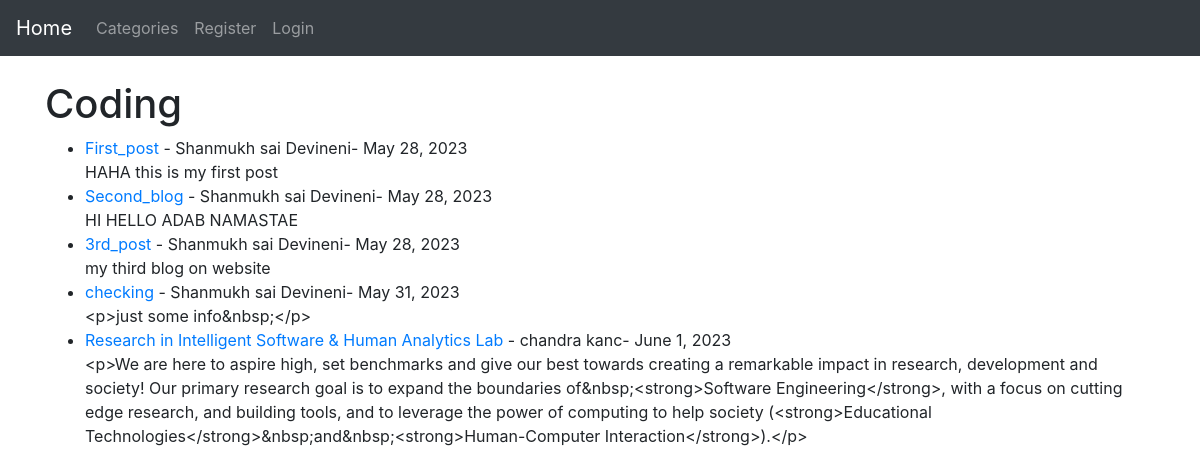
/category/coding/, run on the app's committed database.
### the_blog/models.py (models this page shows, shortened)
class Post(models.Model):
    title = models.CharField(max_length=255)
    title_tag = models.CharField(max_length=255)
    header_image = models.ImageField(null=True, blank=True, upload_to="images/header/")
    author = models.ForeignKey(User, on_delete=models.CASCADE)
    body = RichTextField(blank=True, null=True)
    post_date = models.DateField(auto_now_add=True)
    category = models.CharField(max_length=255, default='coding')
    snippet = models.CharField(max_length=255)
    likes = models.ManyToManyField(User, related_name='blog_post')

### the_blog/views.py (the view)
# urls.py: path('category/<str:cats>/', CategoryView, name='category'),
def CategoryView(request, cats):
    category_posts = Post.objects.filter(category=cats.replace('-',''))
    context = {
        'cats': cats.title(),
        'category_posts': category_posts,
        'post': category_posts.first()  # Pass the first post in the context
    }
    return render(request, 'categories.html', context)

### the_blog/templates/categories.html (shortened to what this page needs)
{% extends 'base.html' %}
{% block content %}
{% if post in category_posts %}
<h1>{{ cats }}</h1>
<ul>
   {% for post in category_posts %}
   <li><a href="{% url 'article_detail' post.pk %}">
         {{post.title}}</a> - {{post.author.first_name}}  {{post.author.last_name}}-  {{ post.post_date }}
         <br/>
         {{post.body}}</li>
   {% endfor %}
</ul>
{% else %}
     sorry is page doesnt exist
{% endif %}
 {% endblock%}

### data on the page
Post: title "First_post", author.first_name "Shanmukh sai", author.last_name "Devineni", post_date "May 28, 2023", body "HAHA this is my first post"
Post: title "Second_blog", author.first_name "Shanmukh sai", author.last_name "Devineni", post_date "May 28, 2023", body "HI HELLO ADAB NAMASTAE"
Post: title "3rd_post", author.first_name "Shanmukh sai", author.last_name "Devineni", post_date "May 28, 2023", body "my third blog on website"
Post: title "checking", author.first_name "Shanmukh sai", author.last_name "Devineni", post_date "May 31, 2023", body "<p>just some info&nbsp;</p>"
Post: title "Research in Intelligent Software & Human Analytics Lab", author.first_name "chandra", author.last_name "kanc", post_date "June 1, 2023", body "<p>We are here to aspire high, set benchmarks and give our best towards creating a remarkable impact in research, development and society! Our primary research goal is to expand the boundaries of&nbsp;<strong>Software Engineering</strong>, with a focus on cutting edge research, and building tools, and to leverage the power of computing to help society (<strong>Educational Technologies</strong>&nbsp;and&nbsp;<strong>Human-Computer Interaction</strong>).</p>"

### other printed values
{{ cats }} "Coding"
